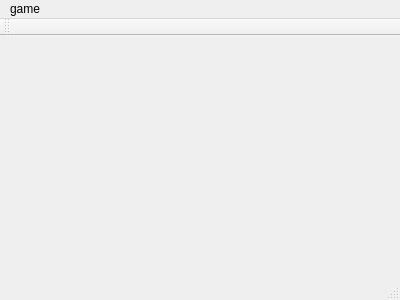
<?xml version="1.0" encoding="UTF-8"?>
<ui version="4.0">
 <class>MainWindow</class>
 <widget class="QMainWindow" name="MainWindow">
  <property name="geometry">
   <rect>
    <x>0</x>
    <y>0</y>
    <width>400</width>
    <height>300</height>
   </rect>
  </property>
  <property name="windowTitle">
   <string>MainWindow</string>
  </property>
  <widget class="QWidget" name="centralWidget"/>
  <widget class="QMenuBar" name="menuBar">
   <property name="geometry">
    <rect>
     <x>0</x>
     <y>0</y>
     <width>400</width>
     <height>21</height>
    </rect>
   </property>
   <widget class="QMenu" name="menugame">
    <property name="title">
     <string>game</string>
    </property>
    <addaction name="actionexit"/>
    <addaction name="actionhelp"/>
   </widget>
   <addaction name="menugame"/>
  </widget>
  <widget class="QToolBar" name="mainToolBar">
   <attribute name="toolBarArea">
    <enum>TopToolBarArea</enum>
   </attribute>
   <attribute name="toolBarBreak">
    <bool>false</bool>
   </attribute>
  </widget>
  <widget class="QStatusBar" name="statusBar"/>
  <action name="actionexit">
   <property name="text">
    <string>exit</string>
   </property>
  </action>
  <action name="actionhelp">
   <property name="text">
    <string>help</string>
   </property>
  </action>
 </widget>
 <layoutdefault spacing="6" margin="11"/>
 <resources/>
 <connections/>
</ui>
